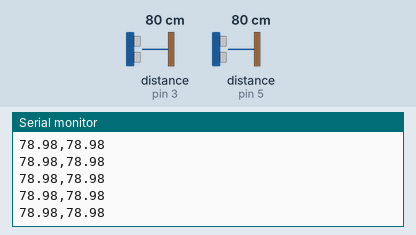
A sketch run on a simulated Arduino Uno, built with avr-gcc and run on an emulated ATmega328P. On the bench: the last lines printed to the serial monitor. Wiring (inferred from the names in the program): 2 × ultrasonic range finder: trigger pin 2, echo pin 3 / trigger pin 4, echo pin 5. Inputs (shaded band) come from the test bench; at power-on: distance to the obstacle (sensors on pin 3, pin 5) 80 cm. The echo pulse lasts 58.3 µs per cm.

Above: at 1.2 s.
1.3 s: distance to the obstacle (sensor on pin 3) set to 120 cm
At 1.35 s:
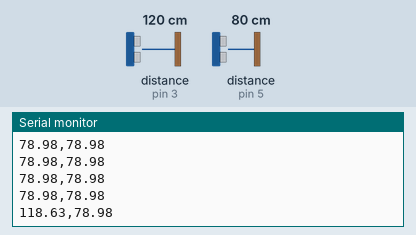
4.3 s: distance to the obstacle (sensor on pin 5) set to 2 cm
At 4.3 s:
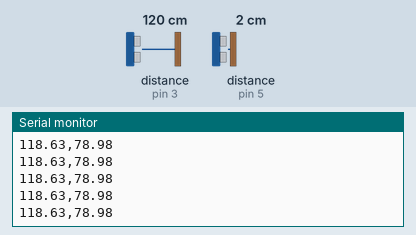
5.8 s: distance to the obstacle (sensor on pin 3) set to 2 cm
At 5.82 s:
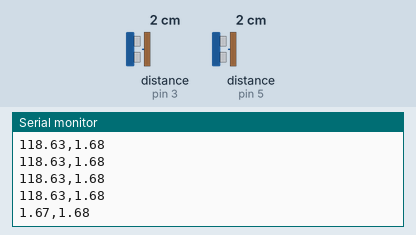
7.3 s: distance to the obstacle (sensor on pin 5) set to 4 cm
At 7.35 s:
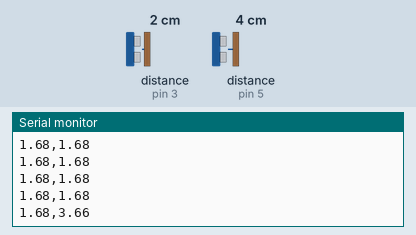
Timing chart, 0 to 9.8 s (numbered marks = the images above; inputs shaded):
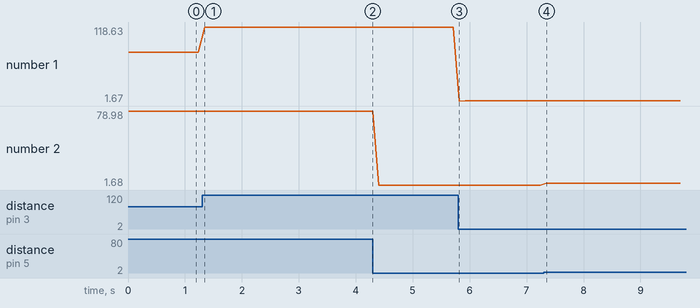

The sketch:

sketch_may12a.ino
```cpp
// Pin Definitions
const int trigPin1 = 2;
const int echoPin1 = 3;
const int trigPin2 = 4;
const int echoPin2 = 5;

void setup() {
  // Initialize Serial at 9600 baud for VISA communication
  Serial.begin(9600);

  pinMode(trigPin1, OUTPUT);
  pinMode(echoPin1, INPUT);

  pinMode(trigPin2, OUTPUT);
  pinMode(echoPin2, INPUT);
}

void loop() {
  // 1. Get Distance from Sensor 1
  float dist1 = getDistance(trigPin1, echoPin1);

  // 2. Get Distance from Sensor 2
  float dist2 = getDistance(trigPin2, echoPin2);

  // 3. Send the data as a comma-separated string
  // Format: "45.20,110.50"
  Serial.print(dist1);
  Serial.print(",");
  Serial.println(dist2); // println adds the \n termination character

  delay(100);
}

// Function to calculate distance in cm
float getDistance(int trig, int echo) {
  digitalWrite(trig, LOW);
  delayMicroseconds(2);

  digitalWrite(trig, HIGH);
  delayMicroseconds(10);

  digitalWrite(trig, LOW);

  long duration = pulseIn(echo, HIGH);

  float distance = duration * 0.034 / 2.0;

  // Return 0 if out of range
  if (distance > 400 || distance <= 0)
    return 0.00;

  return distance;
}
```

Measured:
- after the input at 1.3 s, the serial monitor: prints a new line after 0.05 s (image 1)
- after the input at 5.8 s, the serial monitor: prints a new line at once (image 3)
- after the input at 7.3 s, the serial monitor: prints a new line after 0.05 s (image 4)
- plotted number 1: 78.98 → 118.63 after the input at 1.3 s
- plotted number 2: 78.98 → 1.68 after the input at 4.3 s, 1.68 → 3.66 after the input at 7.3 s
